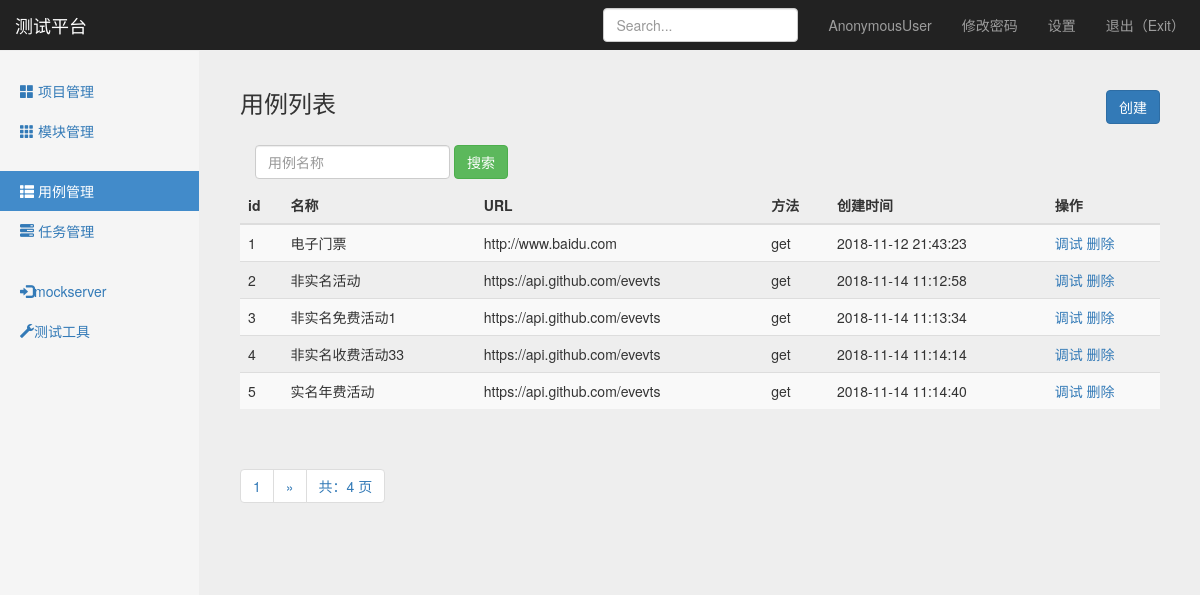
The page /interface/case_manage/ on the database its author committed.
### interface_app/models.py (models this page shows, shortened)
class TestCase(models.Model):
    module = models.ForeignKey(Module, on_delete=models.CASCADE)
    name = models.CharField("名称",max_length=100, blank=False, default = "")
    url = models.TextField("URL",default = "")
    req_method = models.CharField("请求方法", max_length=10, default="")
    req_type = models.CharField("参数类型", max_length=10, default="")
    req_header = models.TextField("Header", default="")
    req_parameter = models.TextField("参数", default="")
    response_assert = models.TextField("验证", default="")
    create_time = models.DateTimeField("创建时间", auto_now = True)

### interface_app/views/testcase_views.py (the view)
# urls.py: path('case_manage/', testcase_views.case_manage),
def case_manage(request):
    testcases = TestCase.objects.all()
    paginator = Paginator(testcases, 5) #每页显示5条数据
    page = request.GET.get('page')
    try:
        contacts = paginator.page(page)
    except PageNotAnInteger:
        contacts = paginator.page(1)
    except EmptyPage:
        contacts = paginator.page(paginator.num_pages)
    if request.method == "GET":
        return render(request,"case_manage.html",
                      {"type": "list",
                       "testcases":contacts,
        })
    else:
        return HttpResponse("404")

### templates/case_manage.html (shortened to what this page needs)
{% extends "base.html"%}
{% block content %}
    <nav class="navbar navbar-inverse navbar-fixed-top">
      <div class="container-fluid">
        <div class="navbar-header">
          <a class="navbar-brand" href="#">测试平台</a>
        </div>
        <div id="navbar" class="navbar-collapse collapse">
          <ul class="nav navbar-nav navbar-right">
            <li><a href="#">{{ user }}</a></li>
            <li><a href="#">修改密码</a></li>
            <li><a href="#">设置</a></li>
            <li><a href="/logout/">退出（Exit）</a></li>
          </ul>
          <form class="navbar-form navbar-right">
            <input type="text" class="form-control" placeholder="Search...">
          </form>
        </div>
      </div>
    </nav>
    <div class="container-fluid">
      <div class="row">
        <div class="col-sm-3 col-md-2 sidebar">
          <ul class="nav nav-sidebar">
              <li><a href="/manage/project_manage/"><span class="glyphicon glyphicon-th-large"></span> 项目管理</a></li>
              <li><a href="/manage/module_manage/"><span class="glyphicon glyphicon-th"></span> 模块管理</a></li>
          </ul>
          <ul class="nav nav-sidebar">
              <li class="active"><a href="#"><span class="glyphicon glyphicon-th-list"></span> 用例管理</a></li>
              <li><a href="/interface/task_manage/"><span class="glyphicon glyphicon-tasks"></span> 任务管理</a></li>
          </ul>
          <ul class="nav nav-sidebar">
            <li><a href=""><span class="glyphicon glyphicon-log-in"></span>mockserver</a></li>
            <li><a href=""><span class="glyphicon glyphicon-wrench"></span>测试工具</a></li>
          </ul>
        </div>
        {% if type == 'list' %}
        <div class="col-sm-9 col-sm-offset-3 col-md-10 col-md-offset-2 main">
          <h3 class="sub-header">用例列表
            <a class="btn btn-primary btn-1g" style="float: right" id= "CreateButton" href="/interface/add_case" role="button ">创建</a>
            </h3>
          <div class="table-responsive">
            <form class="navbar-form" method="get" action="/interface/search_case_name/">
                    <div class="form-group">
                        <input name="case_name" type="text" placeholder="用例名称" class="form-control">
                    </div>
                    <button type="submit" class="btn btn-success">搜索</button>
                </form>
            <table class="table table-striped" id = "list">
              <thead>
                <tr>
                  <th>id</th>
                  <th>名称</th>
                  <th>URL</th>
                  <th>方法</th>
                  <th>创建时间</th>
                  <th>操作</th>
                </tr>
              </thead>
              <tbody>
                {% for case in testcases %}
                <tr>
                  <td>{{ case.id }}</td>
                  <td>{{ case.name }}</td>
                  <td>{{ case.url }}</td>
                  <td>{{ case.req_method  }}</td>
                  <td>{{ case.create_time | date:"Y-m-d H:i:s" }}</td>
                  <td>
                    <a href="/interface/debug_case/{{case.id}}/" id="update">调试</a>
                    <a href="/interface/delete_project/{{case.id}}/" id="delete">删除</a>
                  </td>
                </tr>
                {% endfor %}
              </tbody>
            </table>
          </div>
            <div class="pagination">
                <span class="step-links">
                    <ul class="pagination">
                        <li><a href="#">{{ testcases.number }}</a></li>
                        {% if testcases.has_next %}
                            {% if case_name %}
                                <li><a href="?case_name={{ case_name }}&page={{ testcases.next_page_number }}">&raquo;</a></li>
                            {% else %}
                                <li><a href="?page={{ testcases.next_page_number }}">&raquo;</a></li>
                            {% endif %}
                        {% endif %}
                        <li><a href="#">共：{{ testcases.paginator.num_pages }} 页</a></li>
                    </ul>
                </span>
            </div>
        </div>
        {% endif %}
      </div>
    </div>
{% endblock %}

### static/css/signin.css (style rules this page uses)
body { padding-top: 40px; padding-bottom: 40px; background-color: #eee; }

### static/css/dashboard.css (style rules this page uses)
body { padding-top: 50px; }
.sub-header { padding-bottom: 10px; border-bottom: 1px solid #eee; }
.navbar-fixed-top { border: 0; }
.sidebar { display: none; }
@media (min-width: 768px) { .sidebar { position: fixed; top: 51px; bottom: 0; left: 0; z-index: 1000; display: block; padding: 20px; overflow-x: hidden; overflow-y: auto; background-color: #f5f5f5; border-right: 1px solid #eee; } }
.nav-sidebar { margin-right: -21px; margin-bottom: 20px; margin-left: -20px; }
.nav-sidebar > li > a { padding-right: 20px; padding-left: 20px; }
.nav-sidebar > .active > a, .nav-sidebar > .active > a:hover, .nav-sidebar > .active > a:focus { color: #fff; background-color: #428bca; }
.main { padding: 20px; }
@media (min-width: 768px) { .main { padding-right: 40px; padding-left: 40px; } }

### rows shown on the page
TestCase: id "1", name "电子门票", url "http://www.baidu.com", req_method "get", create_time "2018-11-12 21:43:23"
TestCase: id "2", name "非实名活动", url "https://api.github.com/evevts", req_method "get", create_time "2018-11-14 11:12:58"
TestCase: id "3", name "非实名免费活动1", url "https://api.github.com/evevts", req_method "get", create_time "2018-11-14 11:13:34"
TestCase: id "4", name "非实名收费活动33", url "https://api.github.com/evevts", req_method "get", create_time "2018-11-14 11:14:14"
TestCase: id "5", name "实名年费活动", url "https://api.github.com/evevts", req_method "get", create_time "2018-11-14 11:14:40"

### other values the page prints
{{ user }} "AnonymousUser"
{{ testcases.number }} "1"
{{ testcases.paginator.num_pages }} "4"
